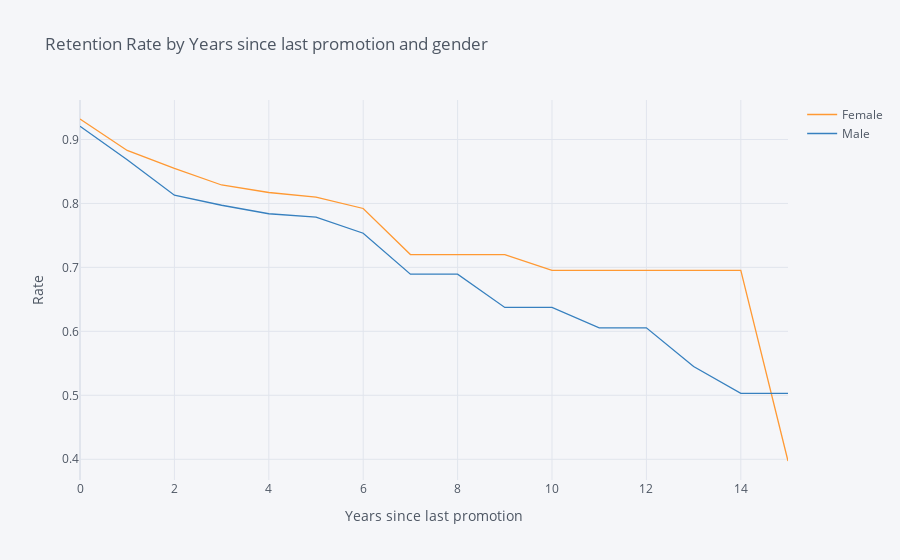

This figure's notebook cell:
### Markdown cell above
## 3. Let's look at retention rate by gender from a third perspective - the number of years since the employee's last promotion. Generate and plot a survival curve showing this.

### Code cell
employee_age = survival(data,'Gender','YearsSinceLastPromotion','Attrition')
employee_age.iplot(kind='line',xTitle='Years since last promotion',yTitle='Rate', 
                     title='Retention Rate by Years since last promotion and gender')

### Figure 1 — Plotly figure (JSON) as saved in the notebook; plotly's stock layout.template omitted (floating-point values rounded to 4 significant figures)
{"data": [{"line": {"color": "rgba(255, 153, 51, 1.0)", "dash": "solid", "shape": "linear", "width": 1.3}, "mode": "lines", "name": "Female", "text": "", "type": "scatter", "x": [0, 1, 2, 3, 4, 5, 6, 7, 8, 9, 10, 11, 12, 13, 14, 15], "y": [0.932, 0.8828, 0.8547, 0.8288, 0.817, 0.8099, 0.7921, 0.7201, 0.7201, 0.7201, 0.6952, 0.6952, 0.6952, 0.6952, 0.6952, 0.3973]}, {"line": {"color": "rgba(55, 128, 191, 1.0)", "dash": "solid", "shape": "linear", "width": 1.3}, "mode": "lines", "name": "Male", "text": "", "type": "scatter", "x": [0, 1, 2, 3, 4, 5, 6, 7, 8, 9, 10, 11, 12, 13, 14, 15], "y": [0.9206, 0.8684, 0.8128, 0.7971, 0.7838, 0.7785, 0.7534, 0.6894, 0.6894, 0.6374, 0.6374, 0.6055, 0.6055, 0.5449, 0.503, 0.503]}], "layout": {"legend": {"bgcolor": "#F5F6F9", "font": {"color": "#4D5663"}}, "paper_bgcolor": "#F5F6F9", "plot_bgcolor": "#F5F6F9", "title": {"font": {"color": "#4D5663"}, "text": "Retention Rate by Years since last promotion and gender"}, "xaxis": {"gridcolor": "#E1E5ED", "showgrid": true, "tickfont": {"color": "#4D5663"}, "title": {"font": {"color": "#4D5663"}, "text": "Years since last promotion"}, "zerolinecolor": "#E1E5ED"}, "yaxis": {"gridcolor": "#E1E5ED", "showgrid": true, "tickfont": {"color": "#4D5663"}, "title": {"font": {"color": "#4D5663"}, "text": "Rate"}, "zerolinecolor": "#E1E5ED"}}}
